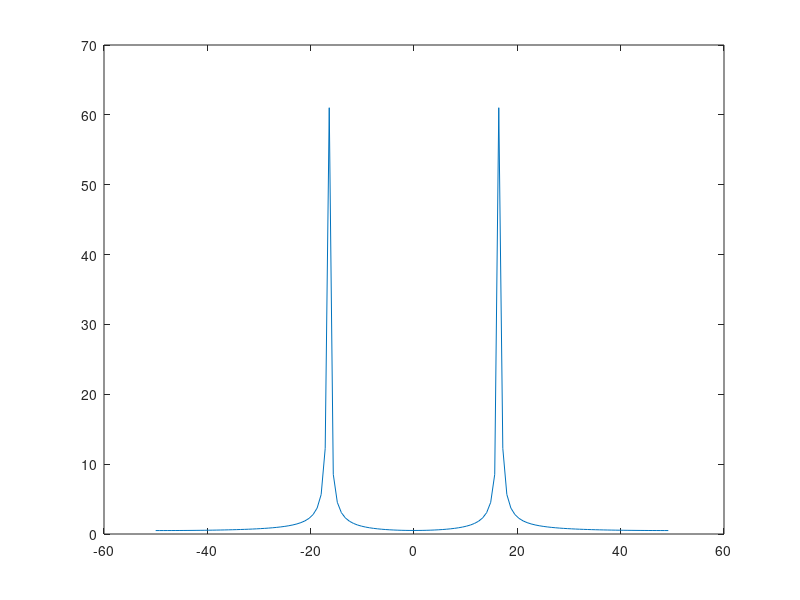

The MATLAB script that drew this image:
for n = 1:128
    x(n)  = cos(2*pi*n*21/127)
end
figure (2);
Fe = 100;
N = length (x);
df = Fe/N;
f = -50: df :50 - df;
X = fftshift ( abs ( fft (x )));
plot (f,X);
